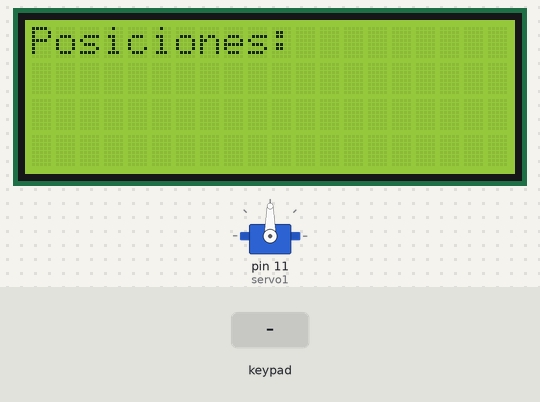
The sketch below on a simulated Arduino Uno, built with avr-gcc and run on an emulated ATmega328P. Shown: 20×4 character LCD, servo. The inputs (shaded band) are chosen by the test bench.

Above: at 1.2 s.
1.3 s: keypad keys 9 8 7 6 pressed 0.4 s apart
At 3.3 s:
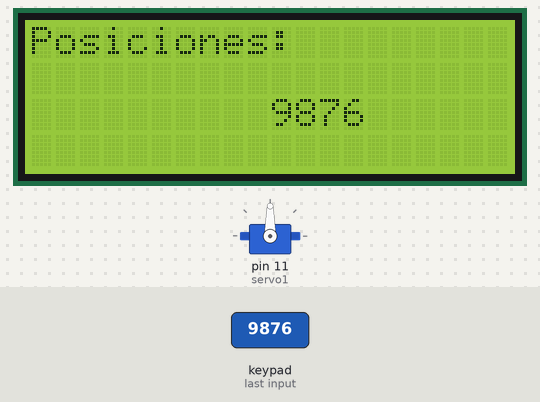
4.4 s: key '1' pressed
5.9 s: key '4' pressed
At 7.0 s:
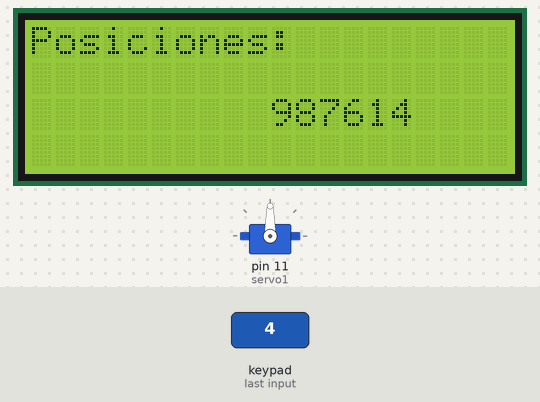
7.4 s: keypad keys 9 8 7 6 # pressed 0.4 s apart
At 8.0 s:
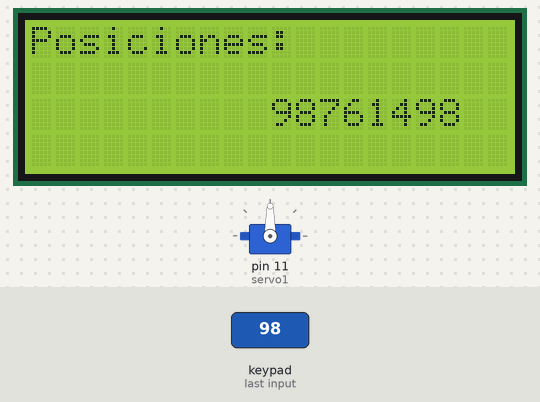
Timing chart, 0 to 10.4 s (numbered marks = the images above; inputs shaded):
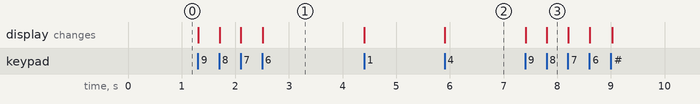

Measured:
- after the input at 1.3 s, the display: first changes at once (image 1 shows a later state)
- after the input at 5.9 s, the display: changes at once (image 2)
- after the input at 7.4 s, the display: first changes at once (image 3 shows a later state)

The sketch:

P3.ino
```cpp
#include <Servo.h>
#include <Keypad.h>
#include <LiquidCrystal_I2C.h>

LiquidCrystal_I2C lcd(0x27, 20, 4);
Servo servo1;

char keys_p[4][4]
{
   {'1','4','7','*'},
   {'2','5','8','0'},
   {'3','6','9','#'},
   {'A','B','C','D'}
};


byte pin_f[4] = {9, 8, 7, 6};
byte pin_c[4] = {5, 4, 3, 2};

//mapeo del teclado
Keypad TecHex = Keypad(makeKeymap (keys_p), pin_f, pin_c, 4, 4);

short enter();

//funcion para imprimir texto
void show (const char* str, int CoorX = 0, int CoorY = 0) {
  //coordenadas para inicializar el cursor
    if (CoorX >= 0 && CoorY >= 0)
        lcd.setCursor(CoorX, CoorY);
    //imprime la string
    lcd.print(str);
}

//funcion para imprimir numeros
void show (double num, int CoorX = 0, int CoorY = 0) {
    if (CoorX >= 0 && CoorY >= 0)
        lcd.setCursor(CoorX, CoorY);
    lcd.print(num);
}

void setup() {
  lcd.init();
  lcd.backlight();
  servo1.attach(11, 500, 2400);
}

void loop() {
    short opc1 = 0, opc2 = 0, num = 0, cant = 0, *grados;
    int tiempo = 0;

    while(cant <= 0 || cant > 9)
    {
        show("Posiciones: ", 0, 0);
        cant = enter();
    }

    grados = new short[cant];

    for(short i = 0; i < cant; i++)
    {
        show("Ingrese grados ", 0, 0);
        show(" Num: ", 0, 2);

        grados[i] = enter();
    }

    for(short i = 0; i < cant; i++){
        lcd.clear();
        servo1.write(grados[i]);

        show("Grados: ", 0, 1);
        lcd.print(servo1.read());

        delay(5000);
    }

    lcd.clear();
    delete []grados;
}

short enter(){
  int value = 0;
  char c = '\0';
  int X3 = 10, temp = 0;//coordenada X y valor temporal
  c = TecHex.getKey();

  while( c =='\0' || c < 58 ||c > 47)
  {
     delay(1);
     c = TecHex.getKey();

     if( c !='\0' && c < 58 && c > 47){
        lcd.setCursor(X3,2);
        lcd.print(c);

        temp = String(c).toInt(); //se le resta a c el valor ascii de 48 --> '0'
        value = (value * 10) + temp;

        X3++;//se le suma uno a la coordenada X
     }

     if(c == '#')
        break;
  }

  lcd.clear();
  return value;
}
```
